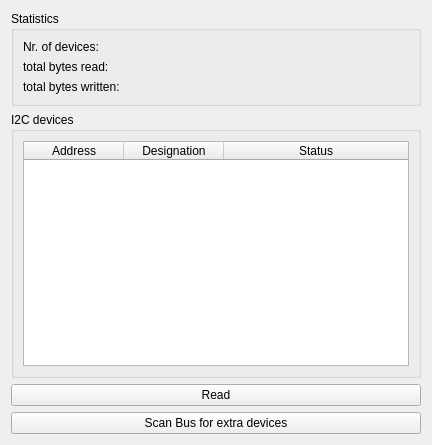
<?xml version="1.0" encoding="UTF-8"?>
<ui version="4.0">
 <class>I2cForm</class>
 <widget class="QWidget" name="I2cForm">
  <property name="geometry">
   <rect>
    <x>0</x>
    <y>0</y>
    <width>432</width>
    <height>445</height>
   </rect>
  </property>
  <property name="windowTitle">
   <string>Form</string>
  </property>
  <layout class="QGridLayout" name="gridLayout_3">
   <item row="0" column="0">
    <widget class="QGroupBox" name="statisticsGroupBox">
     <property name="title">
      <string>Statistics</string>
     </property>
     <layout class="QGridLayout" name="gridLayout_2">
      <item row="0" column="0">
       <layout class="QVBoxLayout" name="verticalLayout">
        <item>
         <widget class="QLabel" name="nrDevicesLabel">
          <property name="text">
           <string>Nr. of devices:</string>
          </property>
         </widget>
        </item>
        <item>
         <widget class="QLabel" name="bytesReadLabel">
          <property name="text">
           <string>total bytes read: </string>
          </property>
         </widget>
        </item>
        <item>
         <widget class="QLabel" name="bytesWrittenLabel">
          <property name="text">
           <string>total bytes written:</string>
          </property>
         </widget>
        </item>
       </layout>
      </item>
     </layout>
    </widget>
   </item>
   <item row="1" column="0">
    <widget class="QGroupBox" name="devicesGroupBox">
     <property name="title">
      <string>I2C devices</string>
     </property>
     <layout class="QGridLayout" name="gridLayout">
      <item row="0" column="0">
       <widget class="QTableWidget" name="devicesTableWidget">
        <property name="autoFillBackground">
         <bool>true</bool>
        </property>
        <property name="alternatingRowColors">
         <bool>true</bool>
        </property>
        <property name="sortingEnabled">
         <bool>false</bool>
        </property>
        <attribute name="horizontalHeaderStretchLastSection">
         <bool>true</bool>
        </attribute>
        <column>
         <property name="text">
          <string>Address</string>
         </property>
        </column>
        <column>
         <property name="text">
          <string>Designation</string>
         </property>
        </column>
        <column>
         <property name="text">
          <string>Status</string>
         </property>
        </column>
       </widget>
      </item>
     </layout>
    </widget>
   </item>
   <item row="2" column="0">
    <widget class="QPushButton" name="statsQueryPushButton">
     <property name="text">
      <string>Read</string>
     </property>
    </widget>
   </item>
   <item row="3" column="0">
    <widget class="QPushButton" name="scanBusPushButton">
     <property name="text">
      <string>Scan Bus for extra devices</string>
     </property>
    </widget>
   </item>
  </layout>
 </widget>
 <resources/>
 <connections/>
</ui>
